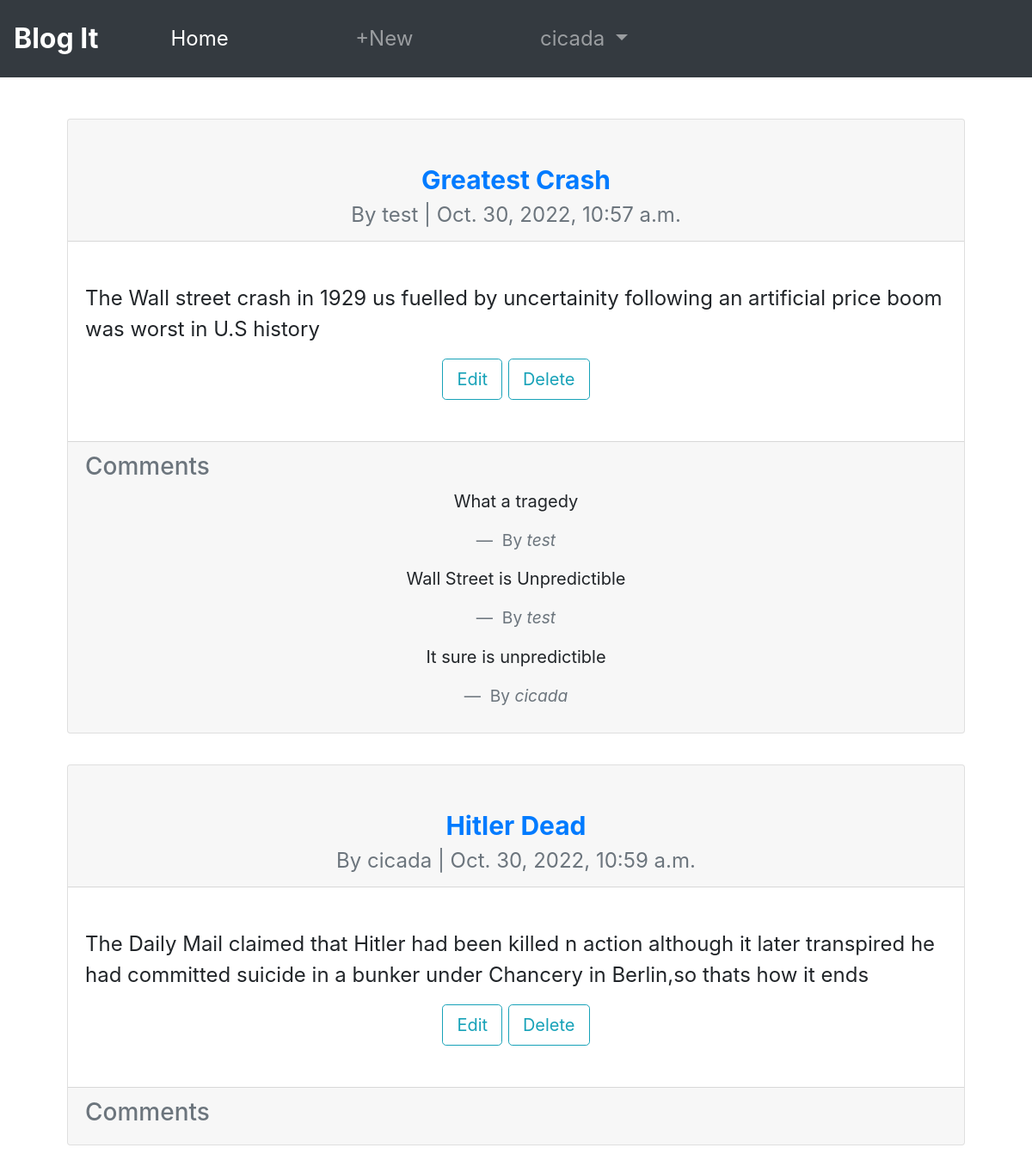
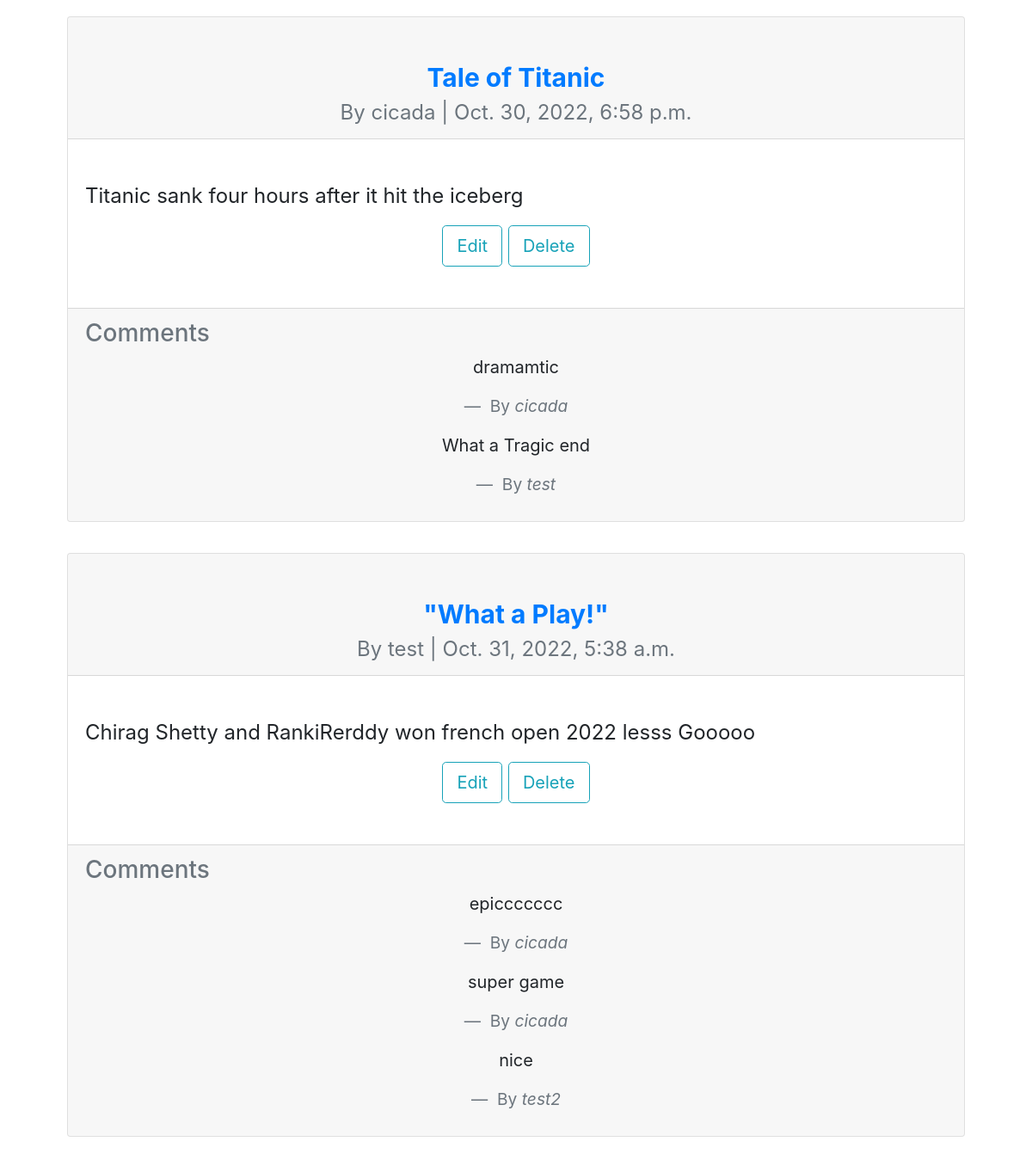
/articles/ (signed in), run on the app's committed database (2 pictures, top to bottom).
### accounts/models.py (models this page shows)
class CustomUser(AbstractUser):
    age = models.PositiveIntegerField(null=True,blank=True)

### articles/models.py (models this page shows, shortened)
class Article(models.Model):
    title= models.CharField(max_length=255)
    body= models.TextField()
    date = models.DateTimeField(auto_now_add=True)
    author=models.ForeignKey(
        settings.AUTH_USER_MODEL,
        on_delete=models.CASCADE,
    )

class Comment(models.Model):
    article = models.ForeignKey(Article,on_delete=models.CASCADE)
    comment = models.CharField(max_length=200)
    author = models.ForeignKey(
        settings.AUTH_USER_MODEL,
        on_delete=models.CASCADE,
    )
    def __str__(self):
        return self.comment

### articles/views.py (the view)
# urls.py: path("",ArticleListView.as_view(),name="article_list"),
class ArticleListView(ListView):
    model = Article
    template_name= "article_list.html"

### articles/templates/article_list.html (shortened to what this page needs)
{% extends "base.html" %}
{% block content %}
{% for article in article_list %}
    <div class="card">
        <div class="card-header text-center pt-5">
            <span class="font-weight-bold card-header-main">
                <a href="{% url 'article_detail' article.pk %}">{{ article.title }}</a>
            </span>
            <br />
            <span class="text-muted">
               By  {{ article.author }} | {{ article.date }}
            </span>
        </div>
        <div class="card-body py-5">
            <p> {{ article.body }}</p>
           <div class="container text-center">
            <a href="{% url 'article_edit' article.pk %}" class="btn btn-lg btn-outline-info">Edit</a>
            <a href="{% url 'article_delete' article.pk %}"  class="btn btn-lg btn-outline-info">Delete</a>
           </div>
        </div>
        <div class="card-footer">
            <h3 class="text-muted">Comments</h3>
            {% for comment in article.comment_set.all %}
                <figure class="text-center">
                    <blockquote class="blockquote">
                      <p> {{ comment }}</p>
                    </blockquote>
                    <figcaption class="blockquote-footer">
                      By <cite title="Source Title">{{ comment.author }}</cite>
                    </figcaption>
                  </figure>
            {% endfor %}
        </div>
    </div>
    <br />
{% endfor %}
{% endblock content %}

### accounts/templates/base.html (shortened to what this page needs)
<!DOCTYPE html>
<html lang="en">
<head>
    <link rel="stylesheet" href="https://cdn.jsdelivr.net/npm/bootstrap@4.3.1/dist/css/bootstrap.min.css">
</head>
<body>
    <nav class="navbar navbar-expand-lg navbar-dark bg-dark p-3 ">
        <a class="navbar-brand" href="{% url 'home' %}">Blog It</a>
        <div class="collapse navbar-collapse" id="navbarNavDropdown">
          <ul class="navbar-nav">
            <li class="nav-item active col-4">
              <a class="nav-link" href="{% url 'home' %}">Home</a>
            </li>
            {% if user.is_authenticated %}
            <li class="nav-item col-4">
              <a class="nav-link" href="{% url 'article_new' %}">+New</a>
            </li>
            <li class="nav-item dropdown col-4">
              <a class="nav-link dropdown-toggle" href="#" id="navbarDropdownMenuLink" data-toggle="dropdown" aria-haspopup="true" aria-expanded="false">
                {{ user.username }}
              </a>
            </li>
            {% endif %}
        </ul>
        </div>
      </nav>
    <div class="container p-5  main-content">
        <div class="d-flex justify-content-start">
            <main>
              {% block content %}
              {% endblock content %}
          </main>
        </div>
    </div>
</body>
</html>

### accounts/templates/base.html (style rules this page uses)
.navbar,.main-content { font-size: 24px; }
.navbar-brand { font-weight: bold; font-size: 32px; }
.navbar-nav > li { padding-left:60px; padding-right:60px; }

### articles/templates/article_list.html (style rules this page uses)
.card-header-main { font-size: 30px; }

### data on the page
CustomUser: username "cicada"
Article: title "Greatest Crash", author "test", date "Oct. 30, 2022, 10:57 a.m.", body "The Wall street crash in 1929 us fuelled by uncertainity following an artificial price boom was worst in U.S history"
Comment: comment "What a tragedy", author "test"
Comment: comment "Wall Street is Unpredictible", author "test"
Comment: comment "It sure is unpredictible", author "cicada"
Article: title "Hitler Dead", author "cicada", date "Oct. 30, 2022, 10:59 a.m.", body "The Daily Mail claimed that Hitler had been killed n action although it later transpired he had committed suicide in a bunker under Chancery in Berlin,so thats how it ends"
Article: title "Tale of Titanic", author "cicada", date "Oct. 30, 2022, 6:58 p.m.", body "Titanic sank four hours after it hit the iceberg"
Comment: comment "dramamtic", author "cicada"
Comment: comment "What a Tragic end", author "test"
Article: title "\"What a Play!\"", author "test", date "Oct. 31, 2022, 5:38 a.m.", body "Chirag Shetty and RankiRerddy won french open 2022 lesss Gooooo"
Comment: comment "epiccccccc", author "cicada"
Comment: comment "super game", author "cicada"
Comment: comment "nice", author "test2"
